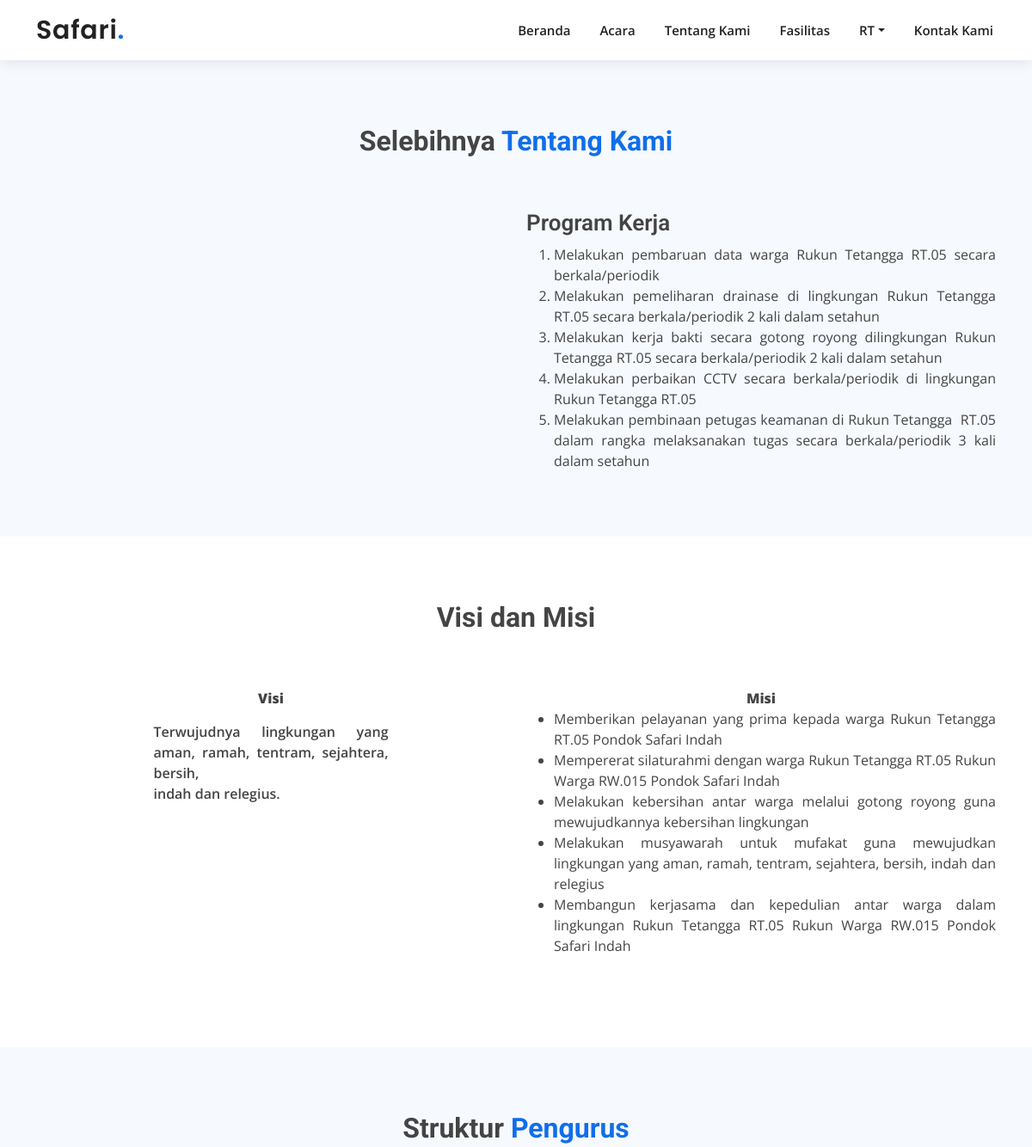
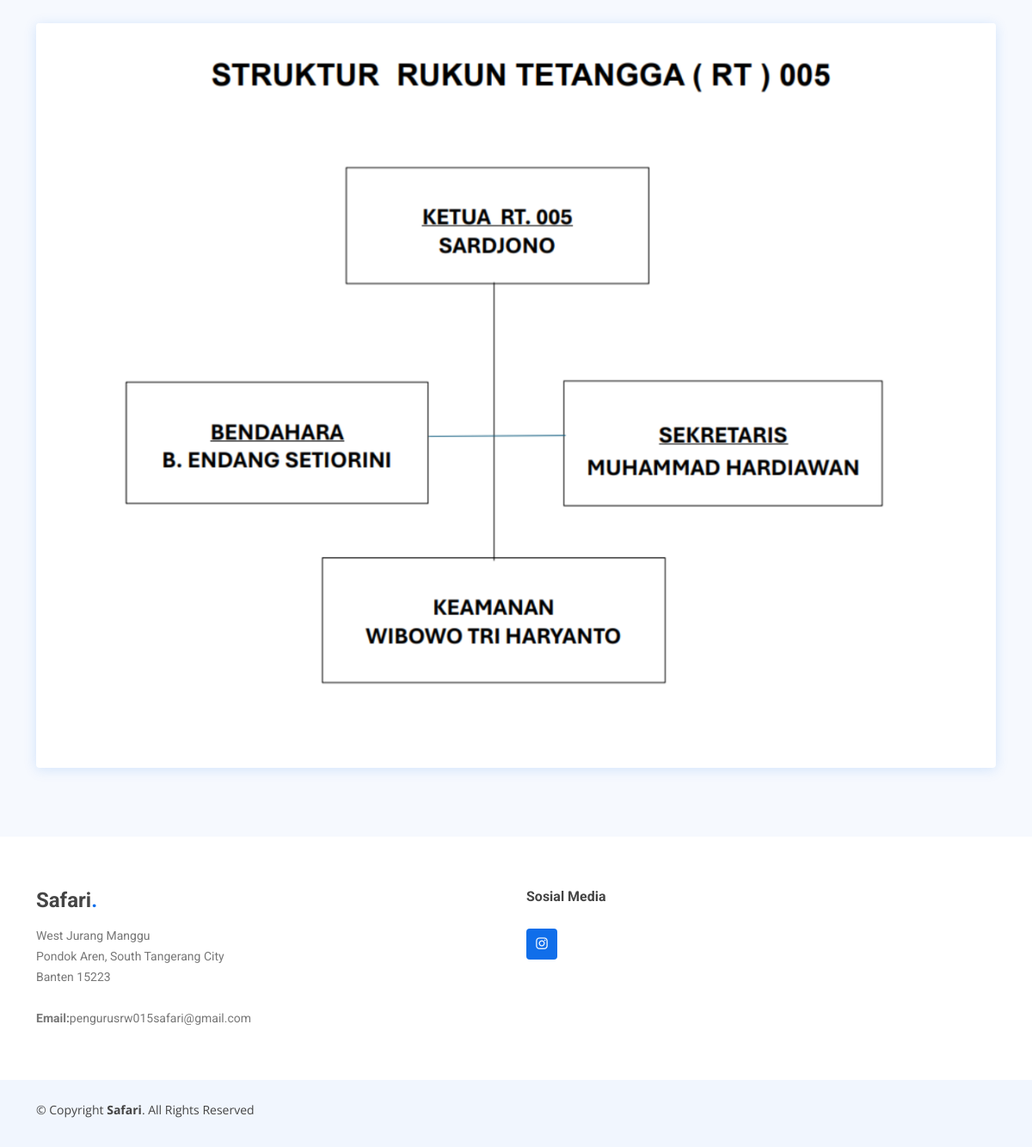
The page /RT5/ on the database its author committed (2 pictures, top to bottom).
### Websitert/models.py (models this page shows, shortened)
class rt5(models.Model):
    about = models.ImageField(upload_to='images/', blank=True, null=True, default='')
    text = HTMLField(blank=True, null=True)
    title = models.CharField(max_length=50, blank=True, null=True)
    judul = models.CharField(max_length=50, blank=True, null=True, default='')
    contentkanan = HTMLField(verbose_name='Content Kiri', blank=True, null=True)
    contentkiri = HTMLField(verbose_name='Content Kanan', blank=True, null=True)
    image = models.ImageField(upload_to='images/', blank=True, null=True, default='')
    class Meta:
        verbose_name_plural = "RT  5"
        ordering = ['title']

### Websitert/views.py (the view)
# urls.py: path('RT5/', views.lima, name='rt5'),
def lima(request):
    RT = rt5.objects.all()
    context = {
        'RT': RT,
    }
    return render(request, 'rt5.html', context)

### templates/rt5.html (shortened to what this page needs)
{% extends 'base.html' %}
{% load static %}
{% block content %}
{% for a in RT %}
<section id="about" class="about section-bg">
  <div class="container">
    <div class="section-title" data-aos="fade-up">
      <h3>Selebihnya <span>Tentang Kami</span></h3>
    </div>
    <div class="row">
      <div class="col-lg-6" data-aos="fade-right" data-aos-delay="100">
      </div>
      <div class="col-lg-6 pt-4 pt-lg-0 content d-flex flex-column justify-content-center" data-aos="fade-up"
        data-aos-delay="100">
        <p class="fst-italic">
          {{a.text | safe }}
        </p>
      </div>
    </div>
  </div>
</section>
<section id="visi-misi" class="visi-misi">
  <div class="container" data-aos="fade-up">
    {% for a in RT %}
    <div class="section-title" data-aos="fade-up">
      {% if a.judul %}
      <h3>{{a.judul}}</h3>
      {% endif %}
      <br>
      <br>
      <div class="row">
        <div class="col-lg-6" data-aos="fade-right" data-aos-delay="100">
          <p class="fst-italic">
            {{a.contentkanan|safe}}
          </p>
        </div>
        <div class="col-lg-6" data-aos=" fade-up" data-aos-delay="100">
          <p class="fst-italic">
            {{a.contentkiri|safe}}
          </p>
        </div>
      </div>
      {% endfor %}
    </div>
  </div>
</section>
<section id="team" class="team section-bg">
  <div class="container" data-aos="fade-up">
    <div class="section-title">
      <h3>Struktur <span>Pengurus</span></h3>
    </div>
    <div class="row">
      <div class="d-flex align-items-center" data-aos="fade-up" data-aos-delay="100">
        <div class="member">
          <div class="member-img">
            {% if a.image %}
            <img src="{{ a.image.url }}" class="img-fluid" alt="">
            {% endif %}
          </div>
          <div class="member-info">
          </div>
        </div>
      </div>
    </div>
  </div>
</section>
{% endfor %}
{% endblock %}

### static/assets/css/style.css (style rules this page uses)
body { font-family: "Open Sans", sans-serif; color: #444444; }
h1, h2, h3, h4, h5, h6 { font-family: "Roboto", sans-serif; }
.scrolled-offset { margin-top: 70px; }
section { padding: 60px 0; overflow: hidden; }
.section-bg { background-color: #f6f9fe; }
.section-title { text-align: center; padding-bottom: 30px; }
.section-title h3 { margin: 15px 0 0 0; font-size: 32px; font-weight: 700; }
.section-title h3 span { color: #106eea; }
.section-title p { margin: 15px auto 0 auto; font-weight: 600; }
@media (min-width: 1024px) { .section-title p { width: 50%; } }
.about .content h3 { font-weight: 600; font-size: 26px; }
.team { padding: 60px 0; }
.team .member { margin-bottom: 20px; overflow: hidden; border-radius: 4px; background: #fff; box-shadow: 0px 2px 15px rgba(16, 110, 234, 0.15); }
.team .member .member-img { position: relative; overflow: hidden; }
.team .member .member-info { padding: 25px 15px; }

### rows shown on the page
rt5: text "Program Kerja Melakukan pembaruan data warga Rukun Tetangga RT.05 secara berkala/periodik Melakukan pemeliharan drainase di lingkungan Rukun Tetangga RT.05 secara berkala/periodik 2 kali dalam setahun Melakukan kerja bakti secara gotong royong dilingkungan Rukun Tetangga RT.05 secara berkala/periodik 2 kali dalam setahun Melakukan perbaikan CCTV secara berkala/periodik di lingkungan Rukun Tetangga RT.05 Melakukan pembinaan petugas keamanan di Rukun Tetangga RT.05 dalam rangka melaksanakan tugas secara berkala/periodik 3 kali dalam setahun", judul "Visi dan Misi", contentkanan "Visi Terwujudnya lingkungan yang aman, ramah, tentram, sejahtera, bersih, indah dan relegius.", contentkiri "Misi Memberikan pelayanan yang prima kepada warga Rukun Tetangga RT.05 Pondok Safari Indah Mempererat silaturahmi dengan warga Rukun Tetangga RT.05 Rukun Warga RW.015 Pondok Safari Indah Melakukan kebersihan antar warga melalui gotong royong guna mewujudkannya kebersihan lingkungan Melakukan musyawarah untuk mufakat guna mewujudkan lingkungan yang aman, ramah, tentram, sejahtera, bersih, indah dan relegius Membangun kerjasama dan kepedulian antar warga dalam lingkungan Rukun Tetangga RT.05 Rukun Warga RW.015 Pondok Safari Indah", image (picture)
